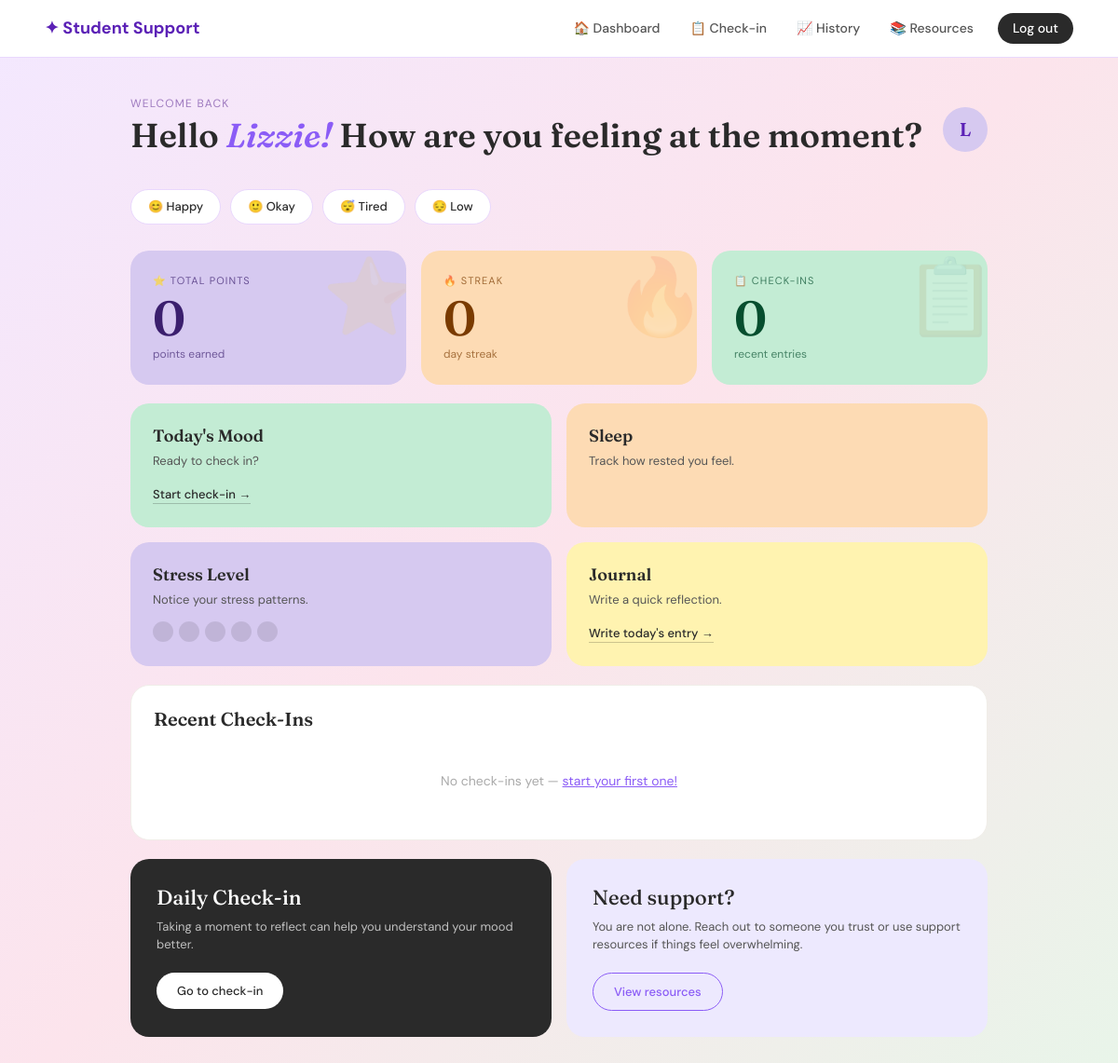
The page /dashboard (signed in) on the database as committed earlier.
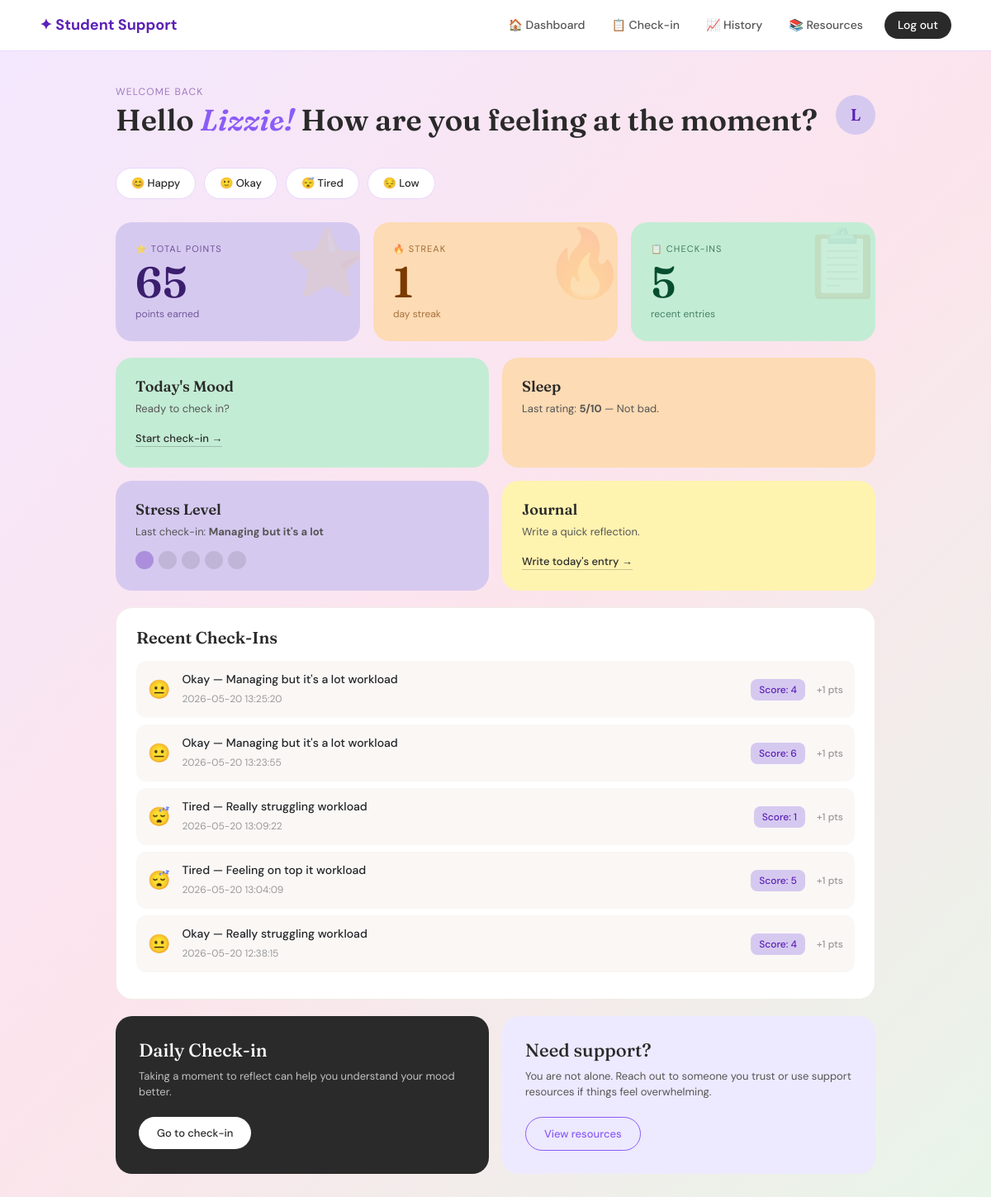
The same page on the database as committed later.
### tables this page shows
CREATE TABLE user_stats (
            id INTEGER PRIMARY KEY AUTOINCREMENT,
            user_id INTEGER UNIQUE NOT NULL,
            total_points INTEGER DEFAULT 0,
            current_streak INTEGER DEFAULT 0,
            last_checkin_date TEXT,
            FOREIGN KEY (user_id) REFERENCES users(id)
        );

CREATE TABLE checkins (
            id INTEGER PRIMARY KEY AUTOINCREMENT,
            user_id INTEGER,
            mood TEXT,
            academic TEXT,
            workload TEXT,
            social TEXT,
            financial TEXT,
            sleep TEXT,
            rating INTEGER,
            score INTEGER,
            points_earned INTEGER DEFAULT 0,
            date TIMESTAMP DEFAULT CURRENT_TIMESTAMP,
            FOREIGN KEY (user_id) REFERENCES users(id)
        );

### app.py (the view)
@app.route("/dashboard")
def dashboard():
    if "user_id" not in session:
        return redirect(url_for("login"))
    conn = get_db_connection()
    stats = conn.execute(
        "SELECT * FROM user_stats WHERE user_id = ?", (session["user_id"],)
    ).fetchone()
    recent_checkins = conn.execute(
        "SELECT * FROM checkins WHERE user_id = ? ORDER BY date DESC LIMIT 5",
        (session["user_id"],)
    ).fetchall()
    conn.close()
    return render_template("dashboard.html",
        first_name=session["first_name"],
        stats=stats,
        recent_checkins=recent_checkins
    )

### app.py (called while the page is built)
def get_db_connection():
    conn = sqlite3.connect("wellbeing.db")
    conn.row_factory = sqlite3.Row
    return conn

### templates/dashboard.html (shortened to what this page needs)
{% extends "base.html" %}
{% block content %}
<div class="dashboard-wrapper">
  <div class="dashboard-header">
    <div>
      <p class="small-text">Welcome back</p>
      <h1>Hello <em>{{ first_name }}!</em> How are you feeling at the moment?</h1>
    </div>
    <div class="profile-circle">{{ first_name[0] | upper }}</div>
  </div>
 <div class="mood-row">
    <a href="{{ url_for('checkin') }}" class="mood-pill">😊 Happy</a>
    <a href="{{ url_for('checkin') }}" class="mood-pill">🙂 Okay</a>
    <a href="{{ url_for('checkin') }}" class="mood-pill">😴 Tired</a>
    <a href="{{ url_for('checkin') }}" class="mood-pill">😔 Low</a>
</div>
  <div class="stats-row">
    <div class="stat-card card-purple">
      <div class="stat-label">⭐ Total Points</div>
      <div class="stat-num">{{ stats.total_points if stats else 0 }}</div>
      <div class="stat-sub">points earned</div>
      <div class="stat-deco">⭐</div>
    </div>
    <div class="stat-card card-peach">
      <div class="stat-label">🔥 Streak</div>
      <div class="stat-num">{{ stats.current_streak if stats else 0 }}</div>
      <div class="stat-sub">day streak</div>
      <div class="stat-deco">🔥</div>
    </div>
    <div class="stat-card card-green">
      <div class="stat-label">📋 Check-ins</div>
      <div class="stat-num">{{ recent_checkins | length }}</div>
      <div class="stat-sub">recent entries</div>
      <div class="stat-deco">📋</div>
    </div>
  </div>
  <div class="dashboard-grid">
    <div class="dash-card green-card">
      <h3>Today's Mood</h3>
      <p>Ready to check in?</p>
      <a href="{{ url_for('checkin') }}">Start check-in →</a>
    </div>
    <div class="dash-card orange-card">
      <h3>Sleep</h3>
      {% if recent_checkins %}
        {% set last = recent_checkins[0] %}
        <p>Last rating: <strong>{{ last.rating }}/10</strong> —
          {% if last.rating >= 8 %}Great night!
          {% elif last.rating >= 5 %}Not bad.
          {% else %}Could be better.{% endif %}
        </p>
      {% else %}
        <p>Track how rested you feel.</p>
      {% endif %}
    </div>
    <div class="dash-card purple-card">
      <h3>Stress Level</h3>
      {% if recent_checkins %}
        {% set last = recent_checkins[0] %}
        <p>Last check-in: <strong>{{ last.workload | capitalize if last.workload else '—' }}</strong></p>
        <div class="stress-dots">
          {% set level = 3 if last.workload == 'high' else (2 if last.workload == 'medium' else 1) %}
          {% for i in range(5) %}
            <div class="stress-dot {% if i < level %}filled{% endif %}"></div>
          {% endfor %}
        </div>
      {% else %}
        <p>Notice your stress patterns.</p>
        <div class="stress-dots">
          {% for i in range(5) %}<div class="stress-dot"></div>{% endfor %}
        </div>
      {% endif %}
    </div>
    <div class="dash-card yellow-card">
    <h3>Journal</h3>
    <p>Write a quick reflection.</p>
    <a href="{{ url_for('journal') }}">Write today's entry →</a>
</div>
  </div>
  <div class="history-card">
    <h3>Recent Check-Ins</h3>
    {% if recent_checkins %}
      {% for c in recent_checkins %}
      <div class="checkin-row">
        <div class="mood-emoji">
          {% if c.mood == 'happy' %}😊
          {% elif c.mood == 'okay' %}😐
          {% elif c.mood == 'tired' %}😴
          {% elif c.mood == 'stressed' %}😟
          {% else %}😢{% endif %}
        </div>
        <div class="info">
          <strong>{{ c.mood | capitalize }} — {{ c.workload | capitalize if c.workload else 'N/A' }} workload</strong>
          <span>{{ c.date }}</span>
        </div>
        <div class="score-badge">Score: {{ c.score }}</div>
        <div class="pts-badge">+{{ c.points_earned }} pts</div>
      </div>
      {% endfor %}
    {% else %}
      <div class="empty-state">
        No check-ins yet — <a href="{{ url_for('checkin') }}">start your first one!</a>
      </div>
    {% endif %}
  </div>
  <div class="bottom-grid">
    <div class="daily-card">
      <h2>Daily Check-in</h2>
      <p>Taking a moment to reflect can help you understand your mood better.</p>
      <a href="{{ url_for('checkin') }}" class="dark-btn">Go to check-in</a>
    </div>
    <div class="support-card">
      <h2>Need support?</h2>
      <p>You are not alone. Reach out to someone you trust or use support resources if things feel overwhelming.</p>
      <a href="{{ url_for('resources') }}" class="outline-btn">View resources</a>
    </div>
  </div>
</div>
{% endblock %}

### templates/base.html (shortened to what this page needs)
<!DOCTYPE html>
<html lang="en">
<head>
    <link href="https://cdn.jsdelivr.net/npm/bootstrap@5.3.0/dist/css/bootstrap.min.css" rel="stylesheet">
</head>
<body>
    {% if session.get('user_id') %}
    <nav class="navbar navbar-expand-lg">
        <div class="container-fluid px-4">
            <a class="navbar-brand" href="/dashboard">✦ Student Support</a>
            <div class="collapse navbar-collapse" id="navbarNav">
                <ul class="navbar-nav ms-auto align-items-center gap-1">
                    <li class="nav-item">
                        <a class="nav-link" href="/dashboard">🏠 Dashboard</a>
                    </li>
                    <li class="nav-item">
                        <a class="nav-link" href="/checkin">📋 Check-in</a>
                    </li>
                    <li class="nav-item">
                        <a class="nav-link" href="/view-checkins">📈 History</a>
                    </li>
                    <li class="nav-item">
                        <a class="nav-link" href="/resources">📚 Resources</a>
                    </li>
                    <li class="nav-item ms-2">
                        <a class="nav-link nav-logout" href="/logout">Log out</a>
                    </li>
                </ul>
            </div>
        </div>
    </nav>
    {% endif %}
    {% block content %}
    {% endblock %}
</body>
</html>

### templates/base.html (style rules this page uses)
body { background: linear-gradient(135deg, #f3e8ff 0%, #fce4ec 50%, #e8f5e9 100%); min-height: 100vh; }
.navbar { background: white !important; border-bottom: 1px solid #E9D8FD; padding: 12px 24px; }
.navbar-brand { font-weight: 700; color: #5B21B6 !important; font-size: 18px; }
.nav-link { color: #555 !important; font-size: 14px; font-weight: 500; padding: 6px 14px !important; border-radius: 20px; transition: all 0.2s; }
.nav-logout { background: #2a2a2a; color: white !important; border-radius: 20px; padding: 6px 16px !important; }

Rows that differ between the two databases and show on the page:
added user_stats: total_points "65", current_streak "1"
added checkins: rating "5", workload "Managing but it's a lot", mood "Okay", date "2026-05-20 13:25:20", score "4", points_earned "1"
added checkins: mood "Okay", workload "Managing but it's a lot", date "2026-05-20 13:23:55", score "6", points_earned "1"
added checkins: mood "Tired", workload "Really struggling", date "2026-05-20 13:09:22", score "1", points_earned "1"
added checkins: mood "Tired", workload "Feeling on top it", date "2026-05-20 13:04:09", score "5", points_earned "1"
added checkins: mood "Okay", workload "Really struggling", date "2026-05-20 12:38:15", score "4", points_earned "1"
Other text that changed with them:
{{ recent_checkins | length }}: "0" → "5"
{{ stats.total_points if stats else 0 }}: "0" → (not shown)
{{ stats.current_streak if stats else 0 }}: "0" → (not shown)
text no longer shown: "Track how rested you feel. Notice your stress patterns. No check-ins yet — start your first one!"
text now shown: "Last rating: /10 — Not bad. Last check-in:"
